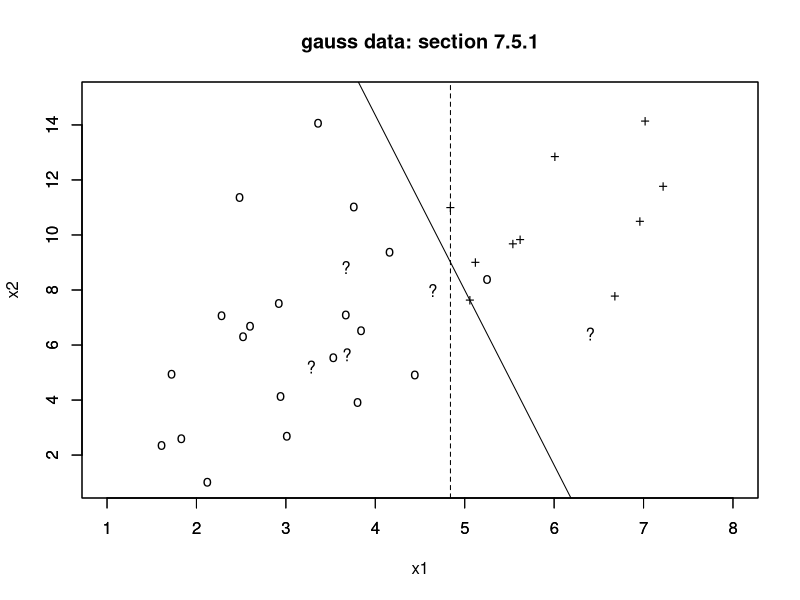

Write R code to recreate this figure.
# logistic discrimination for gauss2.train.txt (simulated data with 2 classes)
gauss=read.table("gauss2.train.txt",header=T)
n=nrow(gauss); sym=rep("o",n); sym[gauss$y==1]<-"+"
options(digits=4)
print(cor(gauss[,2:4]))
#       x1     x2      y
#x1 1.0000 0.6416 0.8316
#x2 0.6416 1.0000 0.5522
#y  0.8316 0.5522 1.0000

attach(gauss)
plot(x1,x2,type="n",xlim=c(1,8),ylim=c(1,15)); text(x1,x2,label=sym)

# Table 7.2, p 7-7, with added 5th row
holdout=matrix(c(3.68,5.65,3.28,5.20,3.67,8.82,4.64,7.98,6.4,6.4),5,2,byrow=T)
holdout=data.frame(holdout); names(holdout)=c("x1","x2")

fit12=glm(y~x1+x2,family="binomial"); print(summary(fit12))
#Coefficients:
#            Estimate Std. Error z value Pr(>|z|)  
#(Intercept) -28.9411    19.1188  -1.514   0.1301  
#x1            4.6253     2.7501   1.682   0.0926 .
#x2            0.7272     0.8204   0.886   0.3754 
#(Dispersion parameter for binomial family taken to be 1)
#    Null deviance: 38.1909  on 29  degrees of freedom
#Residual deviance:  5.9237  on 27  degrees of freedom
#AIC: 11.92
#Number of Fisher Scoring iterations: 9
# sample size is n=22, which may explain why P-values are not small.

fit1=glm(y~x1,family="binomial"); print(summary(fit1))
#            Estimate Std. Error z value Pr(>|z|)  
#(Intercept)   -20.63      11.01   -1.87    0.061 .
#x1              4.26       2.23    1.91    0.057 .
#    Null deviance: 38.1909  on 29  degrees of freedom
#Residual deviance:  7.1173  on 28  degrees of freedom [larger than above]
#AIC: 11.12   [Note that this is smaller than above]
#Number of Fisher Scoring iterations: 8
detach(gauss)

holdpr=predict(fit12,newdata=holdout,type="response")
print(rbind(holdout$x1,holdout$x2,holdpr))
#               1         2        3      4      5
#       3.6800000 3.280e+00 3.670000 4.6400 6.4000
#       5.6500000 5.200e+00 8.820000 7.9800 6.4000
#holdpr 0.0004051 4.593e-05 0.003865 0.1576 0.9951

# add holdout points to plot
par(new=T)
plot(holdout$x1,holdout$x2,type="n",xlim=c(1,8),ylim=c(1,15),xlab="",ylab="")
text(holdout$x1,holdout$x2,label="?")

# plot boundary where 1/(1+exp(-b[1]-b[2]*x1-b[3]*x2)=0.5
# or -b[1]-b[2]*x1-b[3]*x2=0
# or -b[1]= b[2]*x1+b[3]*x2  or x2=(-b[1]-b[2]*x1)/b[3]
b=fit12$coef
abline(-b[1]/b[3],-b[2]/b[3]) # boundary for regression with x1,x2
# plot boundary where 1/(1+exp(-bb[1]-bb[2]*x1)=0.5
# or -bb[1]-bb[2]*x1=0 or x1=-bb[1]/bb[2]
bb=fit1$coef; abline(v=-bb[1]/bb[2],lty=2) # boundary for regression with x1
# exercise: add the boundary from regression with x2 alone
title("gauss data: section 7.5.1") # see Figure 7.3, p 7-6
